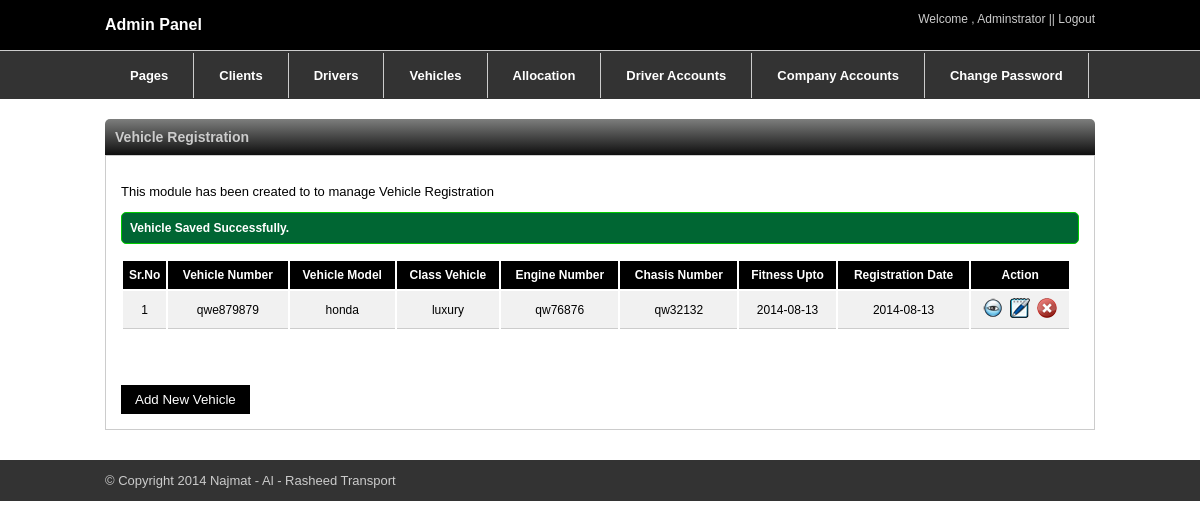
The app's page /admin/vehicle.php?msg2=ssuccess (signed in) with its own data.
### tables this page shows
CREATE TABLE IF NOT EXISTS `vehicle` (
  `id` int(11) NOT NULL AUTO_INCREMENT,
  `vehicle_no` varchar(255) NOT NULL,
  `vehicle_model` varchar(255) NOT NULL,
  `class_vehicle` varchar(255) NOT NULL,
  `color` varchar(255) NOT NULL,
  `engine_no` varchar(255) NOT NULL,
  `chasis_no` varchar(255) NOT NULL,
  `fitness_upto` date NOT NULL,
  `reg_date` date NOT NULL,
  `image` varchar(255) NOT NULL,
  `waqala` varchar(255) NOT NULL,
  `regcard` varchar(255) NOT NULL,
  PRIMARY KEY (`id`)
);

### admin/vehicle.php (the view, shortened to what this page needs)
<?php
include("themes/header.php");
?>
<br />
<div class="container">
<div class="titleheader">
<h3>Vehicle Registration</h3>
</div>
<div class="outer-container">
<p class="text">This module has been created to to manage Vehicle Registration</p>
<?php if(isset($_GET['msg2'])=="ssuccess"){ ?>
<div class="n_ok"><p>Vehicle Saved Successfully.</p></div>
<?php }?>
<table class="listing" style="width:950px;">
<tr>
<th>Sr.No</th>
<th>Vehicle Number </th>
<th>Vehicle Model</th>
<th>Class Vehicle</th>
<th>Engine Number</th>
<th>Chasis Number</th>
<th>Fitness Upto</th>
<th>Registration Date</th>
<th>Action</th>
</tr>
<?php
$max = 10;
if(isset($_GET['pg'])){
$p = $_GET['pg'];
}
else
{
$p = 1;
}
$limits = (int)($p - 1) * $max;
$q1="select * from vehicle limit " . $limits . "," . $max;
$result=mysql_query($q1);
if(mysql_num_rows($result)>0)
{
$count=1;
while($row=mysql_fetch_array($result))
{
?>
<tr>
<td  align="center"><?php echo $count++; ?></td>
<td><?php echo $row['vehicle_no'];?></td>
<td><?php echo $row['vehicle_model'];?></td>
<td><?php echo $row['class_vehicle'];?></td>
<td><?php echo $row['engine_no'];?></td>
<td><?php echo $row['chasis_no'];?></td>
<td><?php echo $row['fitness_upto'];?></td>
<td><?php echo $row['reg_date'];?></td>
<td>
<a href="view_vehicle.php?id=<?php echo $row['id']; ?>" title="View"><img src="images/view.png" alt="View"></a>&nbsp;
<a href="edit_vehicle.php?id=<?php echo $row['id']; ?>" title="Edit"><img src="images/edit.png" alt="EDIT"></a>&nbsp;
<a href="del_vehicle.php?id=<?php echo $row['id'];?>" title="Delete"><img src="images/delete.png" alt="DELETE"></a>
</td>
</tr>
<?php }$count++;} ?>
</table>
<div class="pagination">
</div>
<a href="add_vehicle.php"><input type="button" name="sumit" class="add" value="Add New Vehicle" ></a>
</div>
</div>
<br />
<br />
<?php include("themes/footer.php"); ?>

### admin/css/style.css (style rules this page uses)
input { outline: none; }
body { margin:0px; padding:0px; }
.container { margin:0 auto; width:990px; }
.titleheader h3 { margin:0px; padding:10px; }
.titleheader { float: left; width: 100%; font-family: arial; font-size: 12px; background: #7d7e7d; background: -moz-linear-gradient(top, #7d7e7d 0%, #0e0e0e 100%); background: -webkit-gradient(linear, left top, left bottom, color-stop(0%,#7d7e7d), color-stop(100%,#0e0e0e)); background: -webkit-linear-gradient(top, #7d7e7d 0%,#0e0e0e 100%); background: -o-linear-gradient(top, #7d7e7d 0%,#0e0e0e 100%); background: -ms-linear-gradient(top, #7d7e7d 0%,#0e0e0e 100%); background: linear-gradient(to bottom, #7d7e7d 0%,#0e0e0e 100%); filter: progid:DXImageTransform.Microsoft.gradient( startColorstr='#7d7e7d', endColorstr='#0e0e0e',GradientType=0 ); border-top-right-radius:5px; border-top-left-radius:5px; color: #ccc; margin-top: 20px; }
.outer-container { float: left; width: 958px; background-color: #fff; border: 1px solid #ccc; padding: 15px; margin-bottom: 20px; }
.text { font-family:arial; font-size:13px; }
th { background-color:#000000; font-family:Arial, Helvetica, sans-serif; color:#fff; font-size:12px; font-weight:bold; padding-top: 7px; padding-bottom: 7px; }
td { font-family: Arial, Helvetica, sans-serif; font-size: 12px; text-align: center; padding-top: 7px; padding-bottom: 7px; border-bottom: 1px solid #ccc; background-color: #f1f1f1; }
.add { background-color: #000; padding: 7px 14px; color: #fff; border: none; margin-top: 20px; }
.pagination { margin: 5px auto; padding: 12px 0; text-align: center; }
.n_ok { background: none repeat scroll 0 0 #006633; border: 1px solid #00CC00; border-radius: 5px; font-family: Arial,Helvetica,sans-serif; font-size: 12px; font-weight: bold; padding: 8px; margin-bottom:15px; }
.n_ok p { margin:0px; color:#FFFFFF; }

### records on screen
vehicle: vehicle_no "qwe879879", vehicle_model "honda", class_vehicle "luxury", engine_no "qw76876", chasis_no "qw32132", fitness_upto "2014-08-13", reg_date "2014-08-13"
